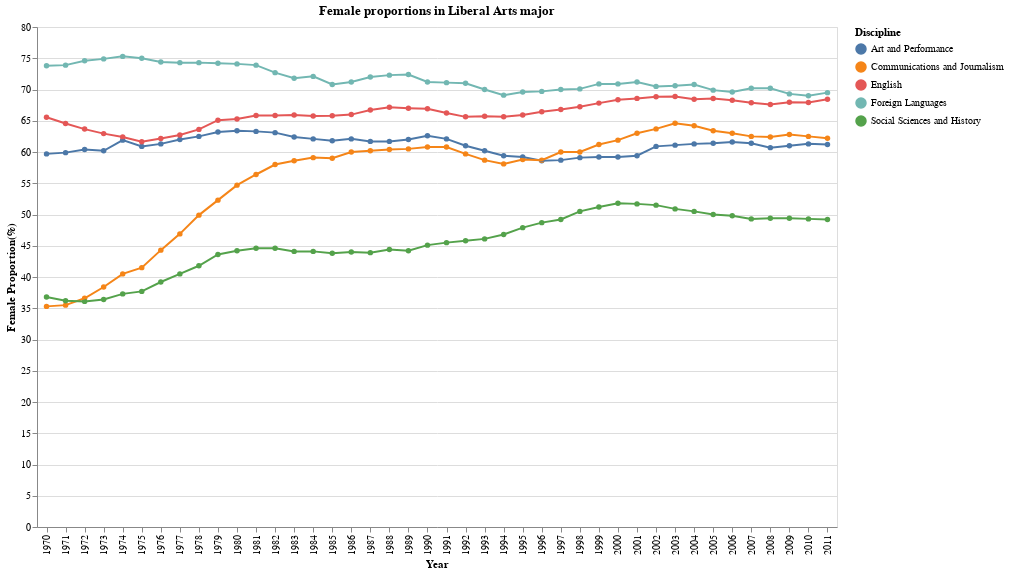

Here is the notebook cell this chart was saved with:
### Markdown cell above
## Liberal Arts

### Code cell
#collapse-hide

liberal = tidy_data[tidy_data.Type == "Liberal Arts"]

selection = alt.selection_multi(encodings=["color"], bind='legend')

point = alt.Chart(data=liberal).mark_point(filled=True).encode(
    alt.X("Year", type="nominal"),
    alt.Y("Female proportion", title="Female Proportion(%)"),
    color="Discipline",
    tooltip=["Discipline", "Year", "Female proportion"],
).properties(
    width=800,
    height=500,
    title="Female proportions in Liberal Arts major"
)

line = point.mark_line()
chart = point + line

chart.encode(
    opacity=alt.condition(selection, alt.value(1), alt.value(0.1)),
).add_selection(
    selection
)

### Figure 1 — Vega-Lite specification as saved in the notebook (floating-point values rounded to 4 significant figures; data arrays with more than 128 entries replaced by an {"elided": "..."} marker saying what was removed)
{"config": {"view": {"continuousWidth": 400, "continuousHeight": 300}}, "layer": [{"mark": {"type": "point", "filled": true}, "encoding": {"color": {"type": "nominal", "field": "Discipline"}, "tooltip": [{"type": "nominal", "field": "Discipline"}, {"type": "quantitative", "field": "Year"}, {"type": "quantitative", "field": "Female proportion"}], "x": {"type": "nominal", "field": "Year"}, "y": {"type": "quantitative", "field": "Female proportion", "title": "Female Proportion(%)"}}, "height": 500, "selection": {"selector006": {"type": "multi", "encodings": ["color"], "bind": "legend"}}, "title": "Female proportions in Liberal Arts major", "width": 800}, {"mark": "line", "encoding": {"color": {"type": "nominal", "field": "Discipline"}, "tooltip": [{"type": "nominal", "field": "Discipline"}, {"type": "quantitative", "field": "Year"}, {"type": "quantitative", "field": "Female proportion"}], "x": {"type": "nominal", "field": "Year"}, "y": {"type": "quantitative", "field": "Female proportion", "title": "Female Proportion(%)"}}, "height": 500, "title": "Female proportions in Liberal Arts major", "width": 800}], "data": {"name": "data-7cf7fb33f3e690d427ebdc3042ae8fb2"}, "encoding": {"opacity": {"condition": {"value": 1, "selection": "selector006"}, "value": 0.1}}, "$schema": "https://vega.github.io/schema/vega-lite/v4.8.1.json", "datasets": {"data-7cf7fb33f3e690d427ebdc3042ae8fb2": {"elided": "210 records"}}}
